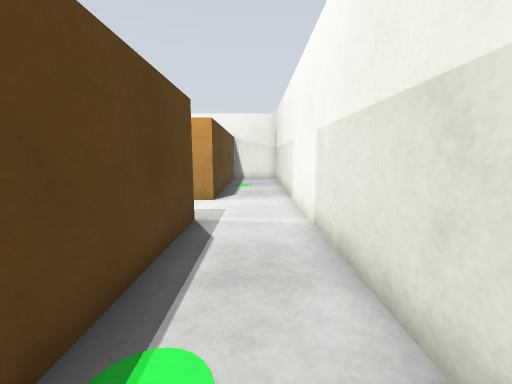
View 1 (above)

17 first-person views from a walk through a Gazebo world. The camera is 0.87 m above the floor, tilts 8° down and sees 90° across. The lines on the ground mark 1 m squares. The floor is counted in squares, 0.5 m on a side. Each view is taken from the middle of a square. On the plan, view 1 faces up. The plan holds only what a view shows up to about 14 squares ahead; the rest is blank.

View 2
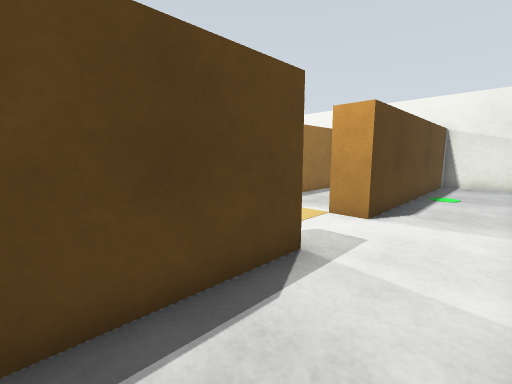

View 3
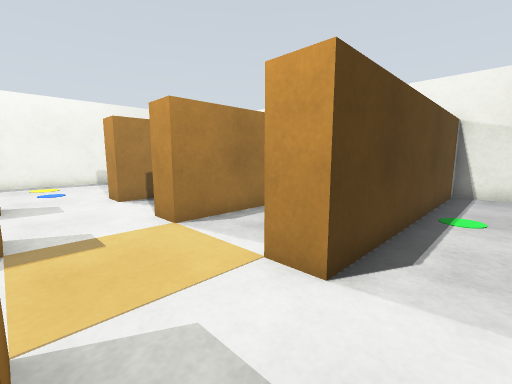

View 4
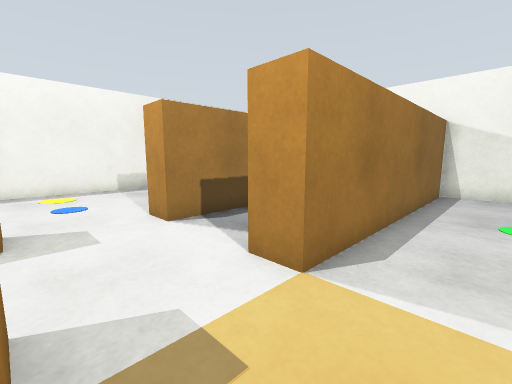

View 5
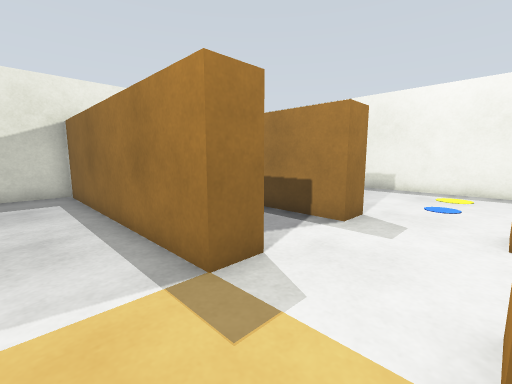

View 6
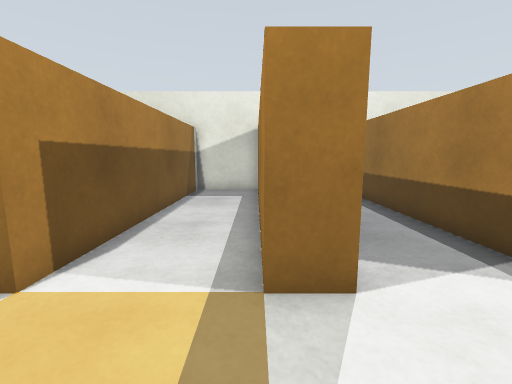

View 7
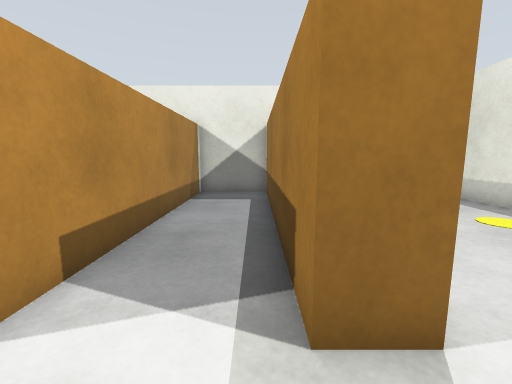

View 8
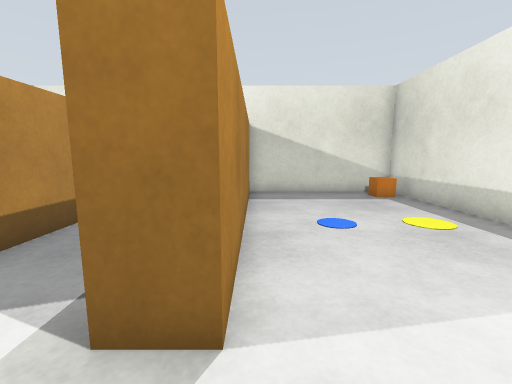

View 9
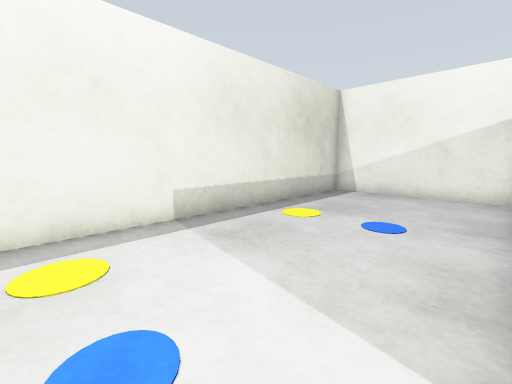

View 10
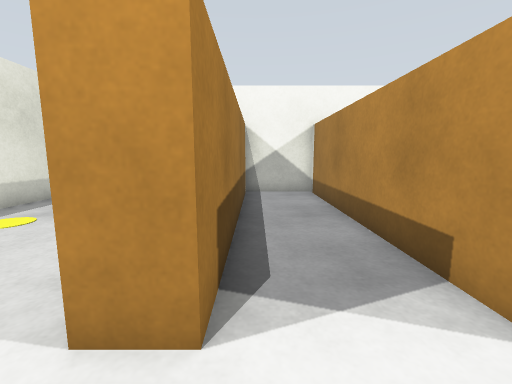

View 11
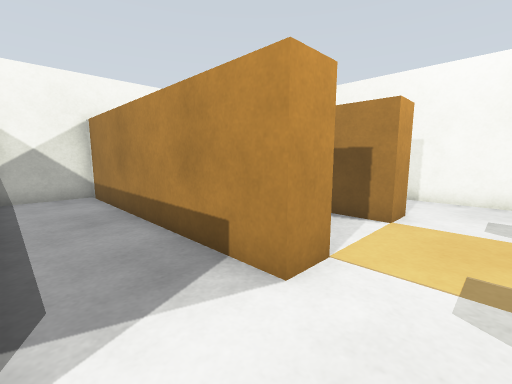

View 12
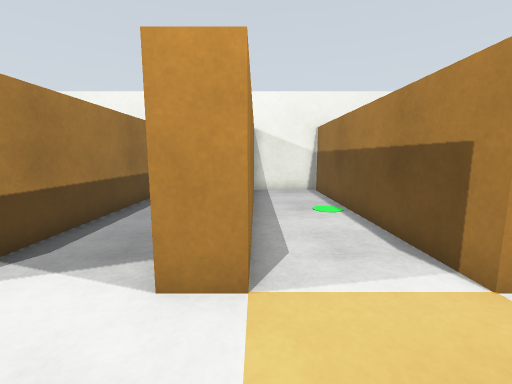

View 13
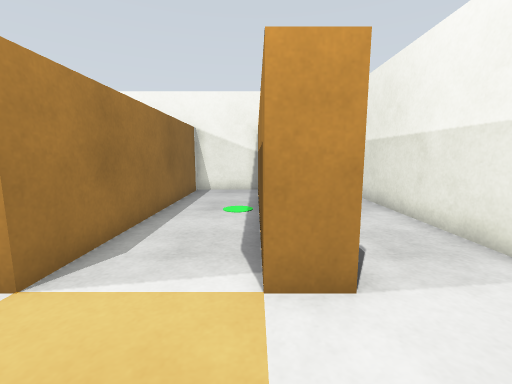

View 14
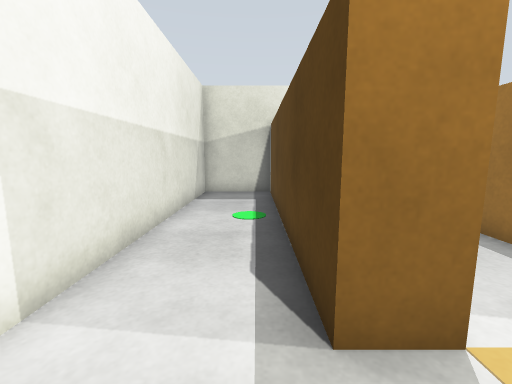

View 15
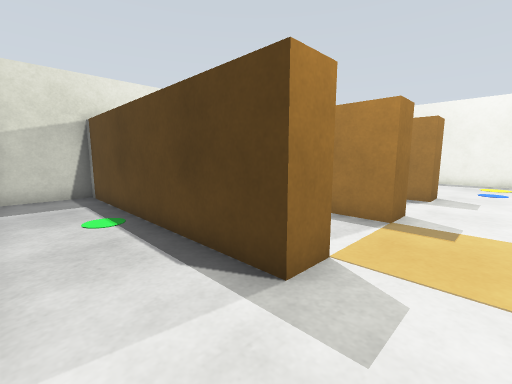

View 16
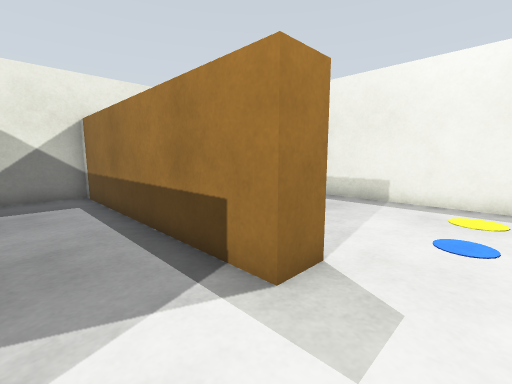

View 17
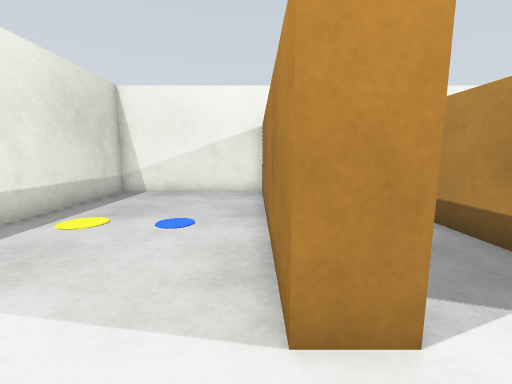

### Floor plan
Points are (right, up) in squares from view 1. A wall is a line through its corners. A room is listed if a view was taken in it or the views show most of it. See-through windows are left out.
Room 1 (views 1, 2, 3, 4, 5, 6, 7, 8, 9, 10, 11, 12, 13, 14, 15, 16, 17)
walls: (-7.4, 6.9) (-6.1, 6.9) (-6.1, -3.5) (-2.9, -3.5) (-2.9, 6.9) (-1.7, 6.9) (-1.7, -3.5) (1.5, -3.5) (1.5, 17.8); (-10.5, 20.1) (-10.5, 10.1) (-11.7, 10.1) (-11.7, 20.5) (-18.5, 20.5) (-18.5, -3.5) (-11.6, -3.5); (-11.7, -2.5) (-11.7, 6.9) (-10.5, 6.9) (-10.5, -3.5) (-7.3, -3.5) (-7.3, 6.5); (1.1, 20.5) (-1.7, 20.5) (-1.7, 10.1) (-2.9, 10.1) (-2.9, 20.5) (-6.1, 20.5) (-6.1, 10.1) (-7.3, 10.1) (-7.3, 20.5) (-10.5, 20.5)
objects: orange box (-18, -2) to (-17, -2)

Where each view was taken, in squares from view 1:
view 1: 0 up, 0 right, facing up
view 2: 3 up, 1 right, facing up-left
view 3: 7 up, 0 right, facing up-left
view 4: 7 up, 4 left, facing up-left
view 5: 10 up, 4 left, facing down-left
view 6: 10 up, 6 left, facing down
view 7: 9 up, 10 left, facing down
view 8: 9 up, 12 left, facing down
view 9: 8 up, 12 left, facing up-left
view 10: 8 up, 10 left, facing up
view 11: 8 up, 10 left, facing up-right
view 12: 7 up, 6 left, facing up
view 13: 7 up, 3 left, facing up
view 14: 9 up, 1 left, facing down
view 15: 9 up, 1 right, facing down-left
view 16: 9 up, 8 left, facing down-left
view 17: 8 up, 12 left, facing up
